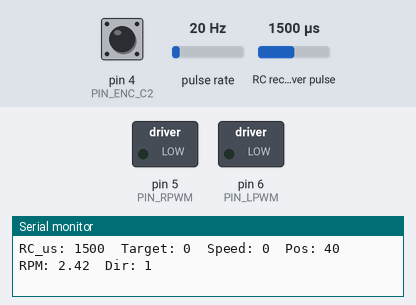
A sketch run on a simulated Arduino Uno, built with avr-gcc and run on an emulated ATmega328P. Parts: switched loads named in the sketch (green lamp = pin HIGH), the last lines printed to the serial monitor. Wiring (inferred from the names in the program): pulse sensor: data pin 2; RC receiver channel: data pin 7. The inputs (shaded band) are chosen by the test bench; at power-on: RC receiver pulse 1500 µs, pulse rate 20 Hz, pin 4 (PIN_ENC_C2) HIGH.

Above: at 1.2 s.
1.3 s: RC receiver pulse (sensor on pin 7) set to 1020 µs
At 2.09 s:
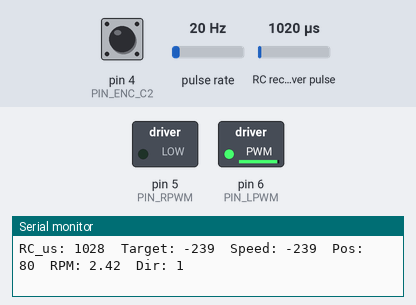
4.3 s: RC receiver pulse (sensor on pin 7) set to 1250 µs
At 5.59 s:
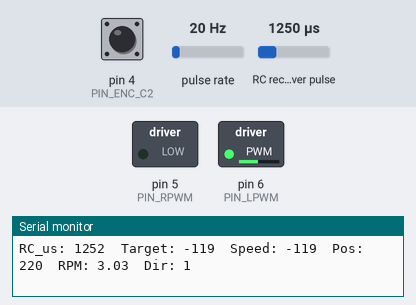
7.3 s: RC receiver pulse (sensor on pin 7) set to 1500 µs
10.3 s: pulse rate (sensor on pin 2) set to 4 Hz
At 11.7 s:
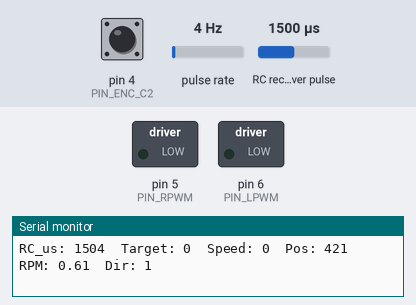
11.8 s: RC receiver pulse (sensor on pin 7) set to 1750 µs
At 12.79 s:
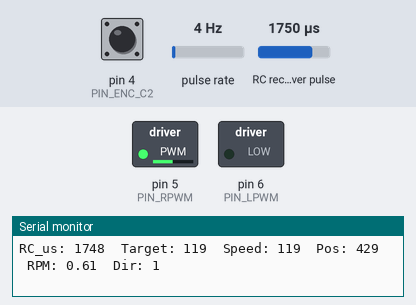
14.8 s: pin 4 (PIN_ENC_C2) pulled LOW for 0.15 s
Timing chart, 0 to 18.8 s (numbered marks = the images above; inputs shaded):
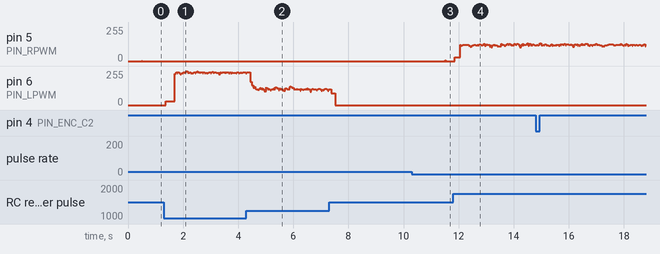

The sketch:

motor_control_2.ino
```cpp
/*
  Arduino UNO — RC Throttle -> BTS7960 -> JGB37 Gear Motor w/ Encoder
  ---------------------------------------------------------------
  Receiver:  FlySky FS-iA10B, CH2 signal -> D7
  Driver:    BTS7960 (RPWM=D5, LPWM=D6, R_EN/L_EN tied to 5V)
  Encoder:   C1 -> D2 (external interrupt), C2 -> D4 (direction reference)

  IMPORTANT HARDWARE NOTE (read before wiring):
  The Arduino UNO only has TWO true external-interrupt pins: D2 and D3.
  Full quadrature decoding (counting on both edges of both channels)
  normally wants both encoder channels on interrupt pins. Since your
  spec puts C2 on D4 (not interrupt-capable on UNO), this sketch uses
  the standard single-interrupt technique instead:
    - D2 (C1) triggers an interrupt on every edge
    - D4 (C2) is just read as a plain digital input at that moment to
      determine direction
  This gives full step counting and correct direction with the wiring
  exactly as you specified. If you later want higher resolution, move
  C2 to D3 and decode both edges of both channels.
*/

#include <Arduino.h>

// ---------- Pin assignments ----------
const uint8_t PIN_RC_THROTTLE = 7;   // FlySky CH2 signal
const uint8_t PIN_RPWM        = 5;   // BTS7960 forward PWM
const uint8_t PIN_LPWM        = 6;   // BTS7960 reverse PWM
const uint8_t PIN_ENC_C1      = 2;   // Encoder channel A (interrupt)
const uint8_t PIN_ENC_C2      = 4;   // Encoder channel B (direction ref)

// If you wire R_EN / L_EN to Arduino pins instead of tying to 5V,
// set USE_ENABLE_PINS to true and assign the pins below.
const bool USE_ENABLE_PINS = false;
const uint8_t PIN_R_EN = 8;
const uint8_t PIN_L_EN = 9;

// ---------- RC signal calibration ----------
const int RC_MIN     = 1000;   // full reverse, us
const int RC_CENTER  = 1500;   // stop, us
const int RC_MAX     = 2000;   // full forward, us
const int DEADBAND_LOW  = 1475;
const int DEADBAND_HIGH = 1525;
const unsigned long RC_SIGNAL_LOST_MS = 250;  // failsafe: stop if no pulse this long

// ---------- Smooth acceleration (slew-rate limit) ----------
// Time in ms for the motor to ramp from 0 to full speed (255).
// Bigger number = gentler/slower ramp. Smaller = snappier.
const float RAMP_MS_FULL_SWING = 400.0;
const float RAMP_STEP_PER_MS = 255.0 / RAMP_MS_FULL_SWING;

// ---------- Non-blocking RC pulse capture (pin-change interrupt) ----------
volatile unsigned long rcPulseStart = 0;
volatile unsigned long rcPulseWidth = 1500; // last measured pulse, us
volatile bool rcNewEdge = false;
volatile unsigned long rcLastEdgeMillis = 0;

ISR(PCINT2_vect) {
  unsigned long now = micros();
  if (digitalRead(PIN_RC_THROTTLE) == HIGH) {
    rcPulseStart = now;
  } else {
    if (rcPulseStart != 0) {
      rcPulseWidth = now - rcPulseStart;
      rcNewEdge = true;
      rcLastEdgeMillis = millis();
    }
  }
}

// ---------- Encoder ----------
// Set this to your encoder's counts-per-motor-shaft-revolution
// (JGB37 encoder discs are commonly 11 CPR at the motor shaft; multiply
// by the gearbox ratio printed on your motor, e.g. 11 * 90 = 990).
const float ENCODER_COUNTS_PER_REV = 990.0;

volatile long encoderCount = 0;
volatile int8_t encoderDir = 0;  // +1 forward, -1 reverse

unsigned long lastRpmCalcTime = 0;
long lastEncoderCountForRpm = 0;
float currentRPM = 0.0;

unsigned long lastPrintTime = 0;
const unsigned long PRINT_INTERVAL_MS = 500; // how often to print to Serial

float currentSpeed = 0.0; // slew-rate limited output, -255..255
unsigned long lastRampUpdate = 0;

// ---------- Encoder ISR ----------
void encoderISR() {
  // C2 level at the moment C1 changes tells us direction
  if (digitalRead(PIN_ENC_C2) == HIGH) {
    encoderCount++;
    encoderDir = 1;
  } else {
    encoderCount--;
    encoderDir = -1;
  }
}

// ---------- Motor drive ----------
// speed: -255 (full reverse) ... 0 (stop) ... +255 (full forward)
void driveMotor(int speed) {
  speed = constrain(speed, -255, 255);
  if (speed > 0) {
    analogWrite(PIN_LPWM, 0);       // ensure the other side is off first
    analogWrite(PIN_RPWM, speed);
  } else if (speed < 0) {
    analogWrite(PIN_RPWM, 0);
    analogWrite(PIN_LPWM, -speed);
  } else {
    analogWrite(PIN_RPWM, 0);
    analogWrite(PIN_LPWM, 0);
  }
}

void setup() {
  Serial.begin(9600);

  pinMode(PIN_RC_THROTTLE, INPUT);
  pinMode(PIN_RPWM, OUTPUT);
  pinMode(PIN_LPWM, OUTPUT);
  pinMode(PIN_ENC_C1, INPUT_PULLUP);
  pinMode(PIN_ENC_C2, INPUT_PULLUP);

  if (USE_ENABLE_PINS) {
    pinMode(PIN_R_EN, OUTPUT);
    pinMode(PIN_L_EN, OUTPUT);
    digitalWrite(PIN_R_EN, HIGH);
    digitalWrite(PIN_L_EN, HIGH);
  }

  attachInterrupt(digitalPinToInterrupt(PIN_ENC_C1), encoderISR, CHANGE);

  // Enable pin-change interrupt on D7 (PCINT23) for non-blocking RC capture
  PCICR  |= (1 << PCIE2);
  PCMSK2 |= (1 << PCINT23);

  driveMotor(0); // start safe
  lastRpmCalcTime = millis();
  lastRampUpdate = millis();
  rcLastEdgeMillis = millis();
}

void loop() {
  // ---- 1. Grab latest RC pulse width (captured in background by ISR) ----
  noInterrupts();
  unsigned long pulse = rcPulseWidth;
  unsigned long lastEdge = rcLastEdgeMillis;
  interrupts();

  pulse = constrain(pulse, RC_MIN, RC_MAX);

  int targetSpeed = 0;
  if (pulse >= DEADBAND_LOW && pulse <= DEADBAND_HIGH) {
    targetSpeed = 0; // in deadband -> stop, no creep
  } else if (pulse > DEADBAND_HIGH) {
    targetSpeed = map(pulse, DEADBAND_HIGH, RC_MAX, 0, 255);
  } else { // pulse < DEADBAND_LOW
    targetSpeed = map(pulse, DEADBAND_LOW, RC_MIN, 0, -255);
  }

  // ---- 2. Failsafe: no valid RC pulses recently -> force target to stop ----
  if (millis() - lastEdge > RC_SIGNAL_LOST_MS) {
    targetSpeed = 0;
  }

  // ---- 3. Slew-rate limit: ramp currentSpeed toward targetSpeed smoothly ----
  unsigned long nowMs = millis();
  unsigned long dt = nowMs - lastRampUpdate;
  if (dt > 0) {
    lastRampUpdate = nowMs;
    float maxStep = RAMP_STEP_PER_MS * dt;
    float diff = targetSpeed - currentSpeed;
    if (diff > maxStep) diff = maxStep;
    if (diff < -maxStep) diff = -maxStep;
    currentSpeed += diff;
  }

  // ---- 4. Drive motor (only one of RPWM/LPWM active, handled in driveMotor) ----
  driveMotor((int)currentSpeed);

  // ---- 5. Compute RPM every 100 ms ----
  unsigned long now = millis();
  if (now - lastRpmCalcTime >= 100) {
    noInterrupts();
    long countNow = encoderCount;
    interrupts();

    long deltaCounts = countNow - lastEncoderCountForRpm;
    float deltaTimeMin = (now - lastRpmCalcTime) / 60000.0;
    currentRPM = (deltaCounts / ENCODER_COUNTS_PER_REV) / deltaTimeMin;

    lastEncoderCountForRpm = countNow;
    lastRpmCalcTime = now;
  }

  // ---- 6. Print debug output only every PRINT_INTERVAL_MS ----
  if (now - lastPrintTime >= PRINT_INTERVAL_MS) {
    lastPrintTime = now;
    noInterrupts();
    long countNow = encoderCount;
    interrupts();

    Serial.print("RC_us: "); Serial.print(pulse);
    Serial.print("  Target: "); Serial.print(targetSpeed);
    Serial.print("  Speed: "); Serial.print((int)currentSpeed);
    Serial.print("  Pos: "); Serial.print(countNow);
    Serial.print("  RPM: "); Serial.print(currentRPM);
    Serial.print("  Dir: "); Serial.println(encoderDir);
  }
}
```

Measured:
- after the input at 1.3 s, pin 5 (PIN_RPWM): stays 0/255 (without the input it goes to 3/255 after 1.7 s)
- after the input at 10.3 s, pin 5 (PIN_RPWM): 0/255 → 5/255 after 1.2 s, → 0/255 0.02 s later
